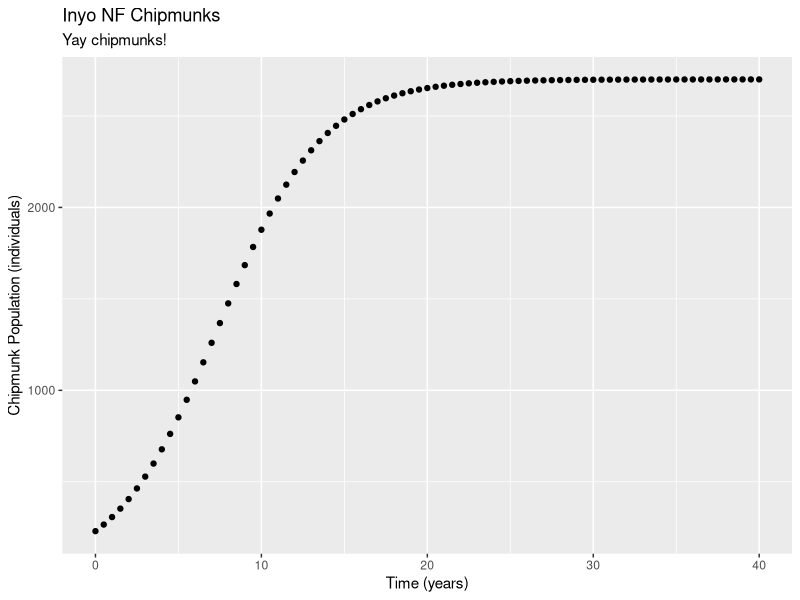

Write R code to recreate this figure.
## ---- chunk 1
knitr::opts_chunk$set(echo = TRUE)

library(tidyverse)
## ---- chunk 2

# Examples of logarithms

log(4)

# Examples of exponents 

exp(5)

# A test of log()

log(exp(5))

## ---- chunk 3
# A sequqence from 1 to 20 by increments of 1 

example_1 <- seq(from = 1, to = 20, by = 1)

# Vector from 0 to 40 by increments of 0.2

example_2 <- seq(from = 0, to = 40, by = 0.2) 

# Vector from 1 to 5000, by increments of 10 

example_3 <- seq(from = 1, to = 5000, by = 10)

## ---- chunk 4
pop_logistic <- function(cap, init_pop, rate, time_yr){
  cap / (1 + ((cap - init_pop) / init_pop) * exp(-rate * time_yr))
}

pop_logistic(cap = 2580, init_pop = 230, rate = 0.32, time_yr = 2.4)

## ---- chunk 5
time_vec <- seq(from = 0, to = 40, by = 0.5)

## ---- chunk 6
chipmunk_pop <- pop_logistic(cap = 2700, init_pop = 230, rate = 0.32, time_yr = time_vec)

chipmunk_pop
## ---- chunk 7

chipmunk_df <- data.frame(time_vec, chipmunk_pop)

## ---- chunk 8
ggplot(data = chipmunk_df, aes(x = time_vec, y = chipmunk_pop)) +
  geom_point() + 
  labs(x = "Time (years)",
       y = "Chipmunk Population (individuals)", 
       title = "Inyo NF Chipmunks", 
       subtitle = "Yay chipmunks!")

